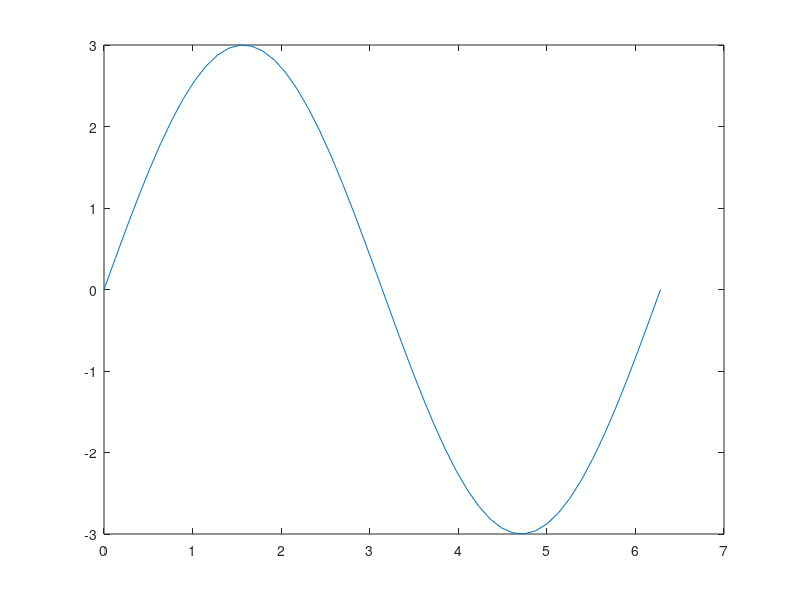

Recreate this plot in MATLAB.
u = pi/2;
y = 3*sin(u);

u = linspace(0, 2*pi, 50);
y = zeros(1, 50);
for i = 1:50
    y(i) = 3*sin(u(i));
end
plot(u, y)

v = [1 2]';
th = (2*pi)/3;
R = [cos(th) -sin(th); sin(th) cos(th)];
w = R*v;

